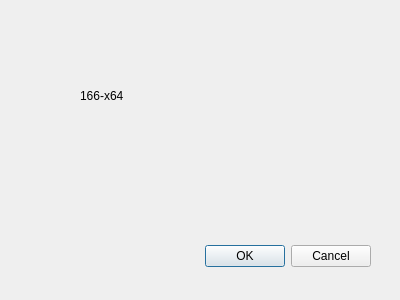
<?xml version="1.0" encoding="UTF-8"?>
<ui version="4.0">
 <class>VersionDialog</class>
 <widget class="QDialog" name="VersionDialog">
  <property name="geometry">
   <rect>
    <x>0</x>
    <y>0</y>
    <width>400</width>
    <height>300</height>
   </rect>
  </property>
  <property name="windowTitle">
   <string>Dialog</string>
  </property>
  <widget class="QDialogButtonBox" name="buttonBox">
   <property name="geometry">
    <rect>
     <x>30</x>
     <y>240</y>
     <width>341</width>
     <height>32</height>
    </rect>
   </property>
   <property name="orientation">
    <enum>Qt::Horizontal</enum>
   </property>
   <property name="standardButtons">
    <set>QDialogButtonBox::Cancel|QDialogButtonBox::Ok</set>
   </property>
  </widget>
  <widget class="QLabel" name="lblversion">
   <property name="geometry">
    <rect>
     <x>80</x>
     <y>90</y>
     <width>50</width>
     <height>12</height>
    </rect>
   </property>
   <property name="text">
    <string>166-x64</string>
   </property>
  </widget>
 </widget>
 <resources/>
 <connections>
  <connection>
   <sender>buttonBox</sender>
   <signal>accepted()</signal>
   <receiver>VersionDialog</receiver>
   <slot>accept()</slot>
   <hints>
    <hint type="sourcelabel">
     <x>248</x>
     <y>254</y>
    </hint>
    <hint type="destinationlabel">
     <x>157</x>
     <y>274</y>
    </hint>
   </hints>
  </connection>
  <connection>
   <sender>buttonBox</sender>
   <signal>rejected()</signal>
   <receiver>VersionDialog</receiver>
   <slot>reject()</slot>
   <hints>
    <hint type="sourcelabel">
     <x>316</x>
     <y>260</y>
    </hint>
    <hint type="destinationlabel">
     <x>286</x>
     <y>274</y>
    </hint>
   </hints>
  </connection>
 </connections>
</ui>
